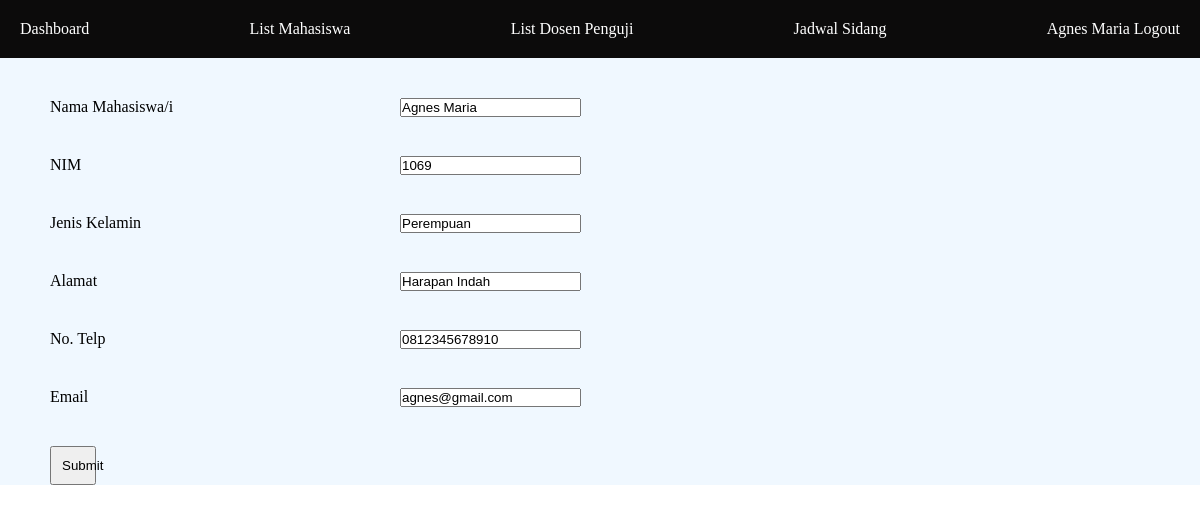
The app's page /dashboard.php?page=editsiswa&id=1 (signed in) with its own data.
### tables this page shows
CREATE TABLE `mahasiswa` (
  `id` int(11) NOT NULL,
  `nama` varchar(30) NOT NULL,
  `nim` varchar(10) NOT NULL,
  `jeniskelamin` varchar(30) NOT NULL,
  `alamat` text NOT NULL,
  `notelp` varchar(13) NOT NULL,
  `email` varchar(30) NOT NULL
);

### page/editsiswa.php (the view, shortened to what this page needs)
<?php
require_once('function/koneksi.php');
$id = isset($_GET['id']) ? ($_GET['id']) : false;
$mahasiswa = mysqli_fetch_array(mysqli_query($koneksi, "SELECT * FROM mahasiswa WHERE id=$id"));
?>
<!DOCTYPE html>
<html lang="en">
<head>
    <link rel="stylesheet" href="<?= BASE_URL . 'aset/css/editsiswa.css' ?>">
</head>
<body>
    <div>
        <div>
            <form method="POST" action="<?= BASE_URL . 'process/mahasiswa/process_edit.php' ?>" class="register-form">
            <div>
                <label>Nama Mahasiswa/i</label>
                <input type="text" name="nama" id="nama" value="<?= $mahasiswa['nama'] ?>">
            </div>
            <div>
                <label>NIM</label>
                <input type="number" name="nim" id="nim" value="<?= $mahasiswa['nim'] ?>">
            </div>
            <div>
                <label>Jenis Kelamin</label>
                <input type="text" name="jeniskelamin" id="jeniskelamin" value="<?= $mahasiswa['jeniskelamin'] ?>">
            </div>
            <div>
                <label>Alamat</label>
                <input type="text" name="alamat" id="alamat" value="<?= $mahasiswa['alamat'] ?>">
            </div>
            <div>
                <label>No. Telp</label>
                <input type="text" name="notelp" id="notelp" value="<?= $mahasiswa['notelp'] ?>">
            </div>
            <div>
                <label>Email</label>
                <input type="email" name="email" id="email" value="<?= $mahasiswa['email'] ?>">
            </div>
            <button type="submit">Submit</button>
        </form>
        </div>
    </div>
</body>
</html>

### aset/css/navbar.css (style rules this page uses)
* { margin: 0; padding: 0; }

### aset/css/editsiswa.css (style rules this page uses)
* { margin: 0; padding: 0; }
.register-form { background-color: aliceblue; display: flex; flex-direction: column; padding-left: 50px; }
.register-form input { position: absolute; left: 400px; }
.register-form div { padding-top: 40px; }
.register-form button { padding: 10px; width: 4%; margin-top: 40px; }

### records on screen
mahasiswa: nama "Agnes Maria", nim "1069", jeniskelamin "Perempuan", alamat "Harapan Indah", notelp "0812345678910", email "agnes@gmail.com"
